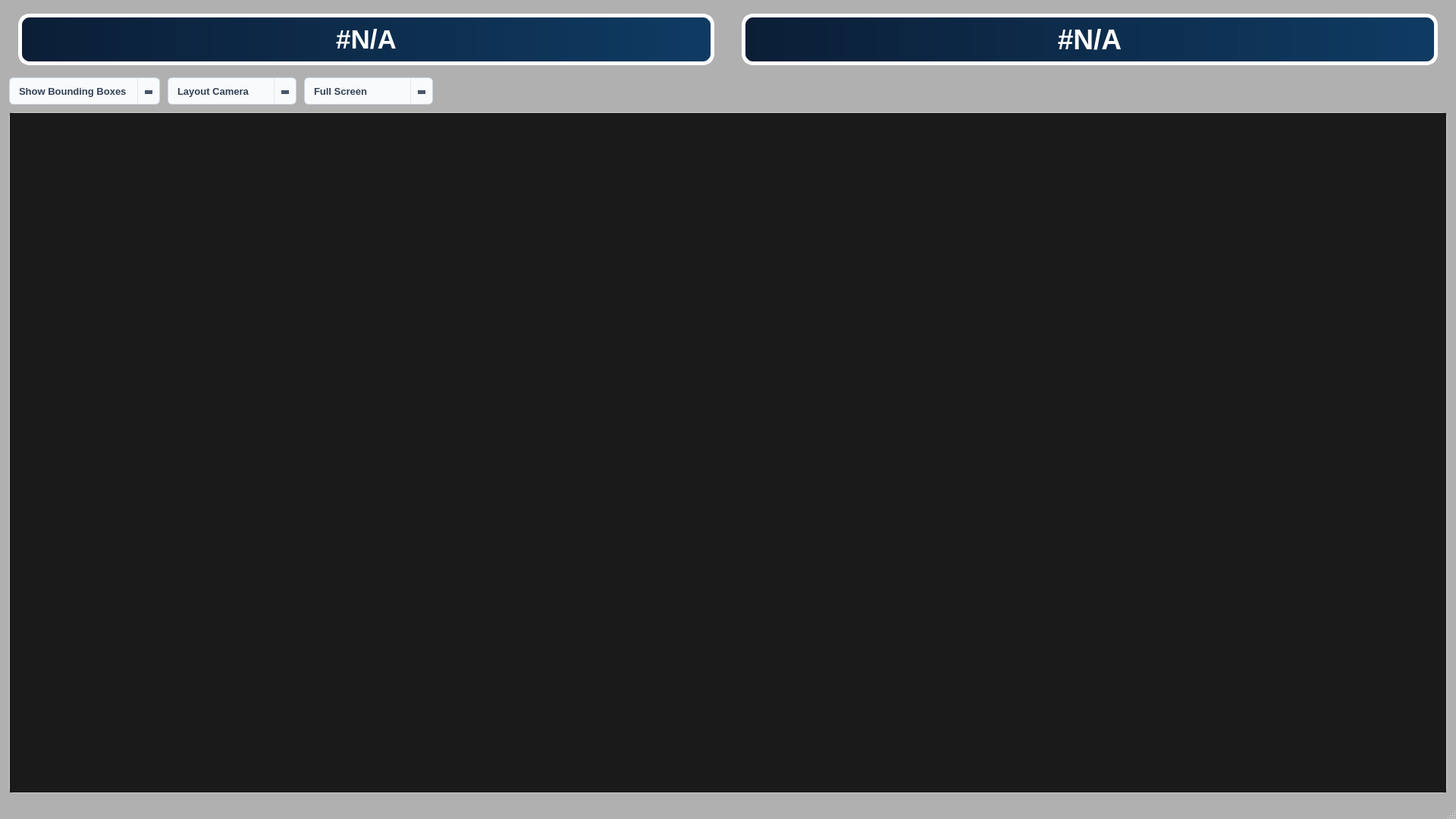
<?xml version="1.0" encoding="UTF-8"?>
<ui version="4.0">
 <class>MainWindow</class>
 <widget class="QMainWindow" name="MainWindow">
  <property name="geometry">
   <rect>
    <x>0</x>
    <y>0</y>
    <width>1920</width>
    <height>1080</height>
   </rect>
  </property>
  <property name="font">
   <font>
    <family>Segoe UI</family>
    <pointsize>9</pointsize>
   </font>
  </property>
  <property name="windowTitle">
   <string>Standard Display</string>
  </property>
  <property name="windowIcon">
   <iconset>
    <normaloff>assert/icon/technology.png</normaloff>assert/icon/technology.png</iconset>
  </property>
  <property name="styleSheet">
   <string notr="true">QMainWindow { background-color: #B0B0B0; }</string>
  </property>
  <widget class="QWidget" name="centralwidget">
   <layout class="QVBoxLayout" name="verticalLayout_centralwidget">
    <property name="spacing">
     <number>10</number>
    </property>
    <property name="leftMargin">
     <number>12</number>
    </property>
    <property name="topMargin">
     <number>12</number>
    </property>
    <property name="rightMargin">
     <number>12</number>
    </property>
    <property name="bottomMargin">
     <number>12</number>
    </property>
    <item>
     <layout class="QHBoxLayout" name="hlayout_top">
      <property name="spacing">
       <number>12</number>
      </property>
      <item>
       <widget class="QFrame" name="frame">
        <property name="minimumSize">
         <size>
          <width>0</width>
          <height>0</height>
         </size>
        </property>
        <property name="maximumSize">
         <size>
          <width>16777215</width>
          <height>80</height>
         </size>
        </property>
        <property name="styleSheet">
         <string notr="true">QFrame { 
    background-color: #B0B0B0; 
    border: none; 
    border-radius: 6px; 
}
</string>
        </property>
        <property name="frameShape">
         <enum>QFrame::StyledPanel</enum>
        </property>
        <property name="frameShadow">
         <enum>QFrame::Raised</enum>
        </property>
        <layout class="QHBoxLayout" name="horizontalLayout">
         <property name="leftMargin">
          <number>12</number>
         </property>
         <property name="topMargin">
          <number>6</number>
         </property>
         <property name="rightMargin">
          <number>12</number>
         </property>
         <property name="bottomMargin">
          <number>6</number>
         </property>
         <item>
          <widget class="QLabel" name="label">
           <property name="font">
            <font>
             <family>Segoe UI</family>
             <pointsize>26</pointsize>
             <weight>75</weight>
             <bold>true</bold>
            </font>
           </property>
           <property name="styleSheet">
            <string notr="true">QLabel {
    color: #ffffff; /* Chữ màu đen xám hiện đại, tương phản cao trên nền trắng */
    
    background-color: qlineargradient(x1:0, y1:0, x2:1, y2:0, stop:0 #0B1E36, stop:1 #0F3B63); /* Nền màu trắng */
    border: 5px solid #FFFFFF; /* Viền xám rất nhạt để định hình khối */
    border-radius: 15px; /* Bo tròn góc mạnh hơn, tạo cảm giác mềm mại */
    
    padding: 12px 25px;
    qproperty-alignment: AlignCenter; /* Căn chữ ra chính giữa label */
}
</string>
           </property>
           <property name="text">
            <string>#N/A</string>
           </property>
           <property name="alignment">
            <set>Qt::AlignCenter</set>
           </property>
          </widget>
         </item>
        </layout>
       </widget>
      </item>
      <item>
       <widget class="QFrame" name="frame_3">
        <property name="minimumSize">
         <size>
          <width>0</width>
          <height>0</height>
         </size>
        </property>
        <property name="maximumSize">
         <size>
          <width>16777215</width>
          <height>80</height>
         </size>
        </property>
        <property name="styleSheet">
         <string notr="true">QFrame { 
    background-color: #B0B0B0; 
    border: none; 
    border-radius: 6px; 
}
</string>
        </property>
        <property name="frameShape">
         <enum>QFrame::StyledPanel</enum>
        </property>
        <property name="frameShadow">
         <enum>QFrame::Raised</enum>
        </property>
        <layout class="QHBoxLayout" name="horizontalLayout_2">
         <property name="leftMargin">
          <number>12</number>
         </property>
         <property name="topMargin">
          <number>6</number>
         </property>
         <property name="rightMargin">
          <number>12</number>
         </property>
         <property name="bottomMargin">
          <number>6</number>
         </property>
         <item>
          <widget class="QLabel" name="label_3">
           <property name="font">
            <font>
             <family>Segoe UI</family>
             <pointsize>28</pointsize>
             <weight>75</weight>
             <bold>true</bold>
            </font>
           </property>
           <property name="styleSheet">
            <string notr="true">QLabel {
    color: #ffffff; /* Chữ màu đen xám hiện đại, tương phản cao trên nền trắng */
    
    background-color: qlineargradient(x1:0, y1:0, x2:1, y2:0, stop:0 #0B1E36, stop:1 #0F3B63); /* Nền màu trắng */
    border: 5px solid #FFFFFF; /* Viền xám rất nhạt để định hình khối */
    border-radius: 15px; /* Bo tròn góc mạnh hơn, tạo cảm giác mềm mại */
    
    padding: 12px 25px;
    qproperty-alignment: AlignCenter; /* Căn chữ ra chính giữa label */
}
</string>
           </property>
           <property name="text">
            <string>#N/A</string>
           </property>
           <property name="alignment">
            <set>Qt::AlignCenter</set>
           </property>
          </widget>
         </item>
        </layout>
       </widget>
      </item>
     </layout>
    </item>
    <item>
     <layout class="QHBoxLayout" name="hlayout_mode">
      <property name="spacing">
       <number>10</number>
      </property>
      <item>
       <widget class="QComboBox" name="comboBox_display_mode">
        <property name="minimumSize">
         <size>
          <width>170</width>
          <height>36</height>
         </size>
        </property>
        <property name="maximumSize">
         <size>
          <width>200</width>
          <height>16777215</height>
         </size>
        </property>
        <property name="font">
         <font>
          <family>Segoe UI</family>
          <pointsize>-1</pointsize>
          <weight>75</weight>
          <bold>true</bold>
         </font>
        </property>
        <property name="styleSheet">
         <string notr="true">

/* Khung chính của ComboBox */
QComboBox {
    background-color: #F8FAFC;
    color: #334155;
    border: 1px solid #CBD5E1;
    border-radius: 6px;
    padding: 6px 12px;
    font-size: 13px;
    min-height: 22px;

}

/* Hiệu ứng khi di chuột vào */
QComboBox:hover {
    background-color: #EEFAFF;
    border: 1px solid #7DD3FC;
    color: #0F172A;
}

/* Hiệu ứng khi đang mở danh sách chọn (Focus / On) */
QComboBox:on, QComboBox:focus {
    background-color: #FFFFFF;
    border: 1.5px solid #0284C7;
    color: #0F172A;
}

/* Khu vực nút bấm bên phải chứa mũi tên */
QComboBox::drop-down {
    subcontrol-origin: padding;
    subcontrol-position: top right;
    width: 28px;
    border-left: 1px solid #E2E8F0;
    border-top-right-radius: 6px;
    border-bottom-right-radius: 6px;
    background-color: transparent;
}

QComboBox::drop-down:hover {
    background-color: #D7F2FF;
}

/* Vẽ mũi tên chỉ xuống bằng CSS thuần (Không cần file ảnh) */
QComboBox::down-arrow {
    width: 0px;
    height: 0px;
    border-left: 5px solid transparent;
    border-right: 5px solid transparent;
    border-top: 5px solid #475569;
    margin-top: 2px;
}

QComboBox::down-arrow:hover {
    border-top: 5px solid #0369A1;
}

/* Bảng danh sách thả xuống (Popup List) */
QComboBox QAbstractItemView {
    background-color: #FFFFFF;
    color: #334155;
    border: 1px solid #CBD5E1;
    border-radius: 6px;
    padding: 4px;
    outline: 0;
    selection-background-color: #D7F2FF;
    selection-color: #0369A1;
}

/* Từng dòng lựa chọn bên trong danh sách thả xuống */
QComboBox QAbstractItemView::item {
    min-height: 28px;
    padding: 4px 10px;
    border-radius: 4px;
}

QComboBox QAbstractItemView::item:hover {
    background-color: #EEFAFF;
    color: #0369A1;
}

QComboBox QAbstractItemView::item:selected {
    background-color: #D7F2FF;
    color: #0369A1;
    font-weight: bold;
}
</string>
        </property>
        <item>
         <property name="text">
          <string>Show Bounding Boxes</string>
         </property>
        </item>
        <item>
         <property name="text">
          <string>Hide Bounding Boxes</string>
         </property>
        </item>
       </widget>
      </item>
      <item>
       <widget class="QComboBox" name="comboBox_layout_mode_by">
        <property name="minimumSize">
         <size>
          <width>170</width>
          <height>36</height>
         </size>
        </property>
        <property name="maximumSize">
         <size>
          <width>200</width>
          <height>16777215</height>
         </size>
        </property>
        <property name="font">
         <font>
          <family>Segoe UI</family>
          <pointsize>-1</pointsize>
          <weight>75</weight>
          <bold>true</bold>
         </font>
        </property>
        <property name="styleSheet">
         <string notr="true">

/* Khung chính của ComboBox */
QComboBox {
    background-color: #F8FAFC;
    color: #334155;
    border: 1px solid #CBD5E1;
    border-radius: 6px;
    padding: 6px 12px;
    font-size: 13px;
    min-height: 22px;

}

/* Hiệu ứng khi di chuột vào */
QComboBox:hover {
    background-color: #EEFAFF;
    border: 1px solid #7DD3FC;
    color: #0F172A;
}

/* Hiệu ứng khi đang mở danh sách chọn (Focus / On) */
QComboBox:on, QComboBox:focus {
    background-color: #FFFFFF;
    border: 1.5px solid #0284C7;
    color: #0F172A;
}

/* Khu vực nút bấm bên phải chứa mũi tên */
QComboBox::drop-down {
    subcontrol-origin: padding;
    subcontrol-position: top right;
    width: 28px;
    border-left: 1px solid #E2E8F0;
    border-top-right-radius: 6px;
    border-bottom-right-radius: 6px;
    background-color: transparent;
}

QComboBox::drop-down:hover {
    background-color: #D7F2FF;
}

/* Vẽ mũi tên chỉ xuống bằng CSS thuần (Không cần file ảnh) */
QComboBox::down-arrow {
    width: 0px;
    height: 0px;
    border-left: 5px solid transparent;
    border-right: 5px solid transparent;
    border-top: 5px solid #475569;
    margin-top: 2px;
}

QComboBox::down-arrow:hover {
    border-top: 5px solid #0369A1;
}

/* Bảng danh sách thả xuống (Popup List) */
QComboBox QAbstractItemView {
    background-color: #FFFFFF;
    color: #334155;
    border: 1px solid #CBD5E1;
    border-radius: 6px;
    padding: 4px;
    outline: 0;
    selection-background-color: #D7F2FF;
    selection-color: #0369A1;
}

/* Từng dòng lựa chọn bên trong danh sách thả xuống */
QComboBox QAbstractItemView::item {
    min-height: 28px;
    padding: 4px 10px;
    border-radius: 4px;
}

QComboBox QAbstractItemView::item:hover {
    background-color: #EEFAFF;
    color: #0369A1;
}

QComboBox QAbstractItemView::item:selected {
    background-color: #D7F2FF;
    color: #0369A1;
    font-weight: bold;
}
</string>
        </property>
        <item>
         <property name="text">
          <string>Layout Camera</string>
         </property>
        </item>
        <item>
         <property name="text">
          <string>Layout Models</string>
         </property>
        </item>
       </widget>
      </item>
      <item>
       <widget class="QComboBox" name="comboBox_show_ui">
        <property name="minimumSize">
         <size>
          <width>170</width>
          <height>36</height>
         </size>
        </property>
        <property name="maximumSize">
         <size>
          <width>200</width>
          <height>16777215</height>
         </size>
        </property>
        <property name="font">
         <font>
          <family>Segoe UI</family>
          <pointsize>-1</pointsize>
          <weight>75</weight>
          <bold>true</bold>
         </font>
        </property>
        <property name="styleSheet">
         <string notr="true">

/* Khung chính của ComboBox */
QComboBox {
    background-color: #F8FAFC;
    color: #334155;
    border: 1px solid #CBD5E1;
    border-radius: 6px;
    padding: 6px 12px;
    font-size: 13px;
    min-height: 22px;

}

/* Hiệu ứng khi di chuột vào */
QComboBox:hover {
    background-color: #EEFAFF;
    border: 1px solid #7DD3FC;
    color: #0F172A;
}

/* Hiệu ứng khi đang mở danh sách chọn (Focus / On) */
QComboBox:on, QComboBox:focus {
    background-color: #FFFFFF;
    border: 1.5px solid #0284C7;
    color: #0F172A;
}

/* Khu vực nút bấm bên phải chứa mũi tên */
QComboBox::drop-down {
    subcontrol-origin: padding;
    subcontrol-position: top right;
    width: 28px;
    border-left: 1px solid #E2E8F0;
    border-top-right-radius: 6px;
    border-bottom-right-radius: 6px;
    background-color: transparent;
}

QComboBox::drop-down:hover {
    background-color: #D7F2FF;
}

/* Vẽ mũi tên chỉ xuống bằng CSS thuần (Không cần file ảnh) */
QComboBox::down-arrow {
    width: 0px;
    height: 0px;
    border-left: 5px solid transparent;
    border-right: 5px solid transparent;
    border-top: 5px solid #475569;
    margin-top: 2px;
}

QComboBox::down-arrow:hover {
    border-top: 5px solid #0369A1;
}

/* Bảng danh sách thả xuống (Popup List) */
QComboBox QAbstractItemView {
    background-color: #FFFFFF;
    color: #334155;
    border: 1px solid #CBD5E1;
    border-radius: 6px;
    padding: 4px;
    outline: 0;
    selection-background-color: #D7F2FF;
    selection-color: #0369A1;
}

/* Từng dòng lựa chọn bên trong danh sách thả xuống */
QComboBox QAbstractItemView::item {
    min-height: 28px;
    padding: 4px 10px;
    border-radius: 4px;
}

QComboBox QAbstractItemView::item:hover {
    background-color: #EEFAFF;
    color: #0369A1;
}

QComboBox QAbstractItemView::item:selected {
    background-color: #D7F2FF;
    color: #0369A1;
    font-weight: bold;
}
</string>
        </property>
        <item>
         <property name="text">
          <string>Full Screen</string>
         </property>
        </item>
        <item>
         <property name="text">
          <string>Minimize</string>
         </property>
        </item>
        <item>
         <property name="text">
          <string>Maximize</string>
         </property>
        </item>
       </widget>
      </item>
      <item>
       <spacer name="hspacer_mode">
        <property name="orientation">
         <enum>Qt::Horizontal</enum>
        </property>
        <property name="sizeHint" stdset="0">
         <size>
          <width>40</width>
          <height>20</height>
         </size>
        </property>
       </spacer>
      </item>
     </layout>
    </item>
    <item>
     <widget class="QFrame" name="frame_2">
      <property name="sizePolicy">
       <sizepolicy hsizetype="Expanding" vsizetype="Expanding">
        <horstretch>0</horstretch>
        <verstretch>1</verstretch>
       </sizepolicy>
      </property>
      <property name="minimumSize">
       <size>
        <width>0</width>
        <height>400</height>
       </size>
      </property>
      <property name="styleSheet">
       <string notr="true">QFrame { background-color:#1a1a1a; border:1px solid #d0d0d0; border-radius:6px; }</string>
      </property>
      <property name="frameShape">
       <enum>QFrame::StyledPanel</enum>
      </property>
      <property name="frameShadow">
       <enum>QFrame::Raised</enum>
      </property>
      <layout class="QVBoxLayout" name="vlayout_frame2_outer">
       <property name="spacing">
        <number>0</number>
       </property>
       <property name="leftMargin">
        <number>0</number>
       </property>
       <property name="topMargin">
        <number>0</number>
       </property>
       <property name="rightMargin">
        <number>0</number>
       </property>
       <property name="bottomMargin">
        <number>0</number>
       </property>
       <item>
        <widget class="QScrollArea" name="scrollArea_display">
         <property name="styleSheet">
          <string notr="true">QScrollArea { background-color: transparent; border: none; }</string>
         </property>
         <property name="frameShape">
          <enum>QFrame::NoFrame</enum>
         </property>
         <property name="verticalScrollBarPolicy">
          <enum>Qt::ScrollBarAsNeeded</enum>
         </property>
         <property name="horizontalScrollBarPolicy">
          <enum>Qt::ScrollBarAsNeeded</enum>
         </property>
         <property name="widgetResizable">
          <bool>true</bool>
         </property>
         <widget class="QWidget" name="scrollAreaWidgetContents_display">
          <property name="geometry">
           <rect>
            <x>0</x>
            <y>0</y>
            <width>1894</width>
            <height>873</height>
           </rect>
          </property>
          <property name="styleSheet">
           <string notr="true">QWidget { background-color: #1a1a1a; }</string>
          </property>
          <layout class="QVBoxLayout" name="vlayout_display">
           <property name="leftMargin">
            <number>4</number>
           </property>
           <property name="topMargin">
            <number>4</number>
           </property>
           <property name="rightMargin">
            <number>4</number>
           </property>
           <property name="bottomMargin">
            <number>4</number>
           </property>
          </layout>
         </widget>
        </widget>
       </item>
      </layout>
     </widget>
    </item>
   </layout>
  </widget>
  <widget class="QMenuBar" name="menubar">
   <property name="geometry">
    <rect>
     <x>0</x>
     <y>0</y>
     <width>1920</width>
     <height>21</height>
    </rect>
   </property>
  </widget>
  <widget class="QStatusBar" name="statusbar"/>
 </widget>
 <resources/>
 <connections/>
</ui>
